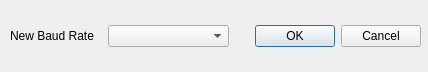
<?xml version="1.0" encoding="UTF-8"?>
<ui version="4.0">
 <class>baudrateDialog</class>
 <widget class="QDialog" name="baudrateDialog">
  <property name="geometry">
   <rect>
    <x>0</x>
    <y>0</y>
    <width>428</width>
    <height>72</height>
   </rect>
  </property>
  <property name="windowTitle">
   <string>Dialog</string>
  </property>
  <widget class="QDialogButtonBox" name="buttonBox">
   <property name="geometry">
    <rect>
     <x>80</x>
     <y>20</y>
     <width>341</width>
     <height>32</height>
    </rect>
   </property>
   <property name="orientation">
    <enum>Qt::Horizontal</enum>
   </property>
   <property name="standardButtons">
    <set>QDialogButtonBox::Cancel|QDialogButtonBox::Ok</set>
   </property>
  </widget>
  <widget class="QComboBox" name="comboBox">
   <property name="geometry">
    <rect>
     <x>108</x>
     <y>25</y>
     <width>121</width>
     <height>22</height>
    </rect>
   </property>
  </widget>
  <widget class="QLabel" name="label">
   <property name="geometry">
    <rect>
     <x>10</x>
     <y>28</y>
     <width>101</width>
     <height>16</height>
    </rect>
   </property>
   <property name="text">
    <string>New Baud Rate</string>
   </property>
  </widget>
 </widget>
 <resources/>
 <connections>
  <connection>
   <sender>buttonBox</sender>
   <signal>accepted()</signal>
   <receiver>baudrateDialog</receiver>
   <slot>accept()</slot>
   <hints>
    <hint type="sourcelabel">
     <x>248</x>
     <y>254</y>
    </hint>
    <hint type="destinationlabel">
     <x>157</x>
     <y>274</y>
    </hint>
   </hints>
  </connection>
  <connection>
   <sender>buttonBox</sender>
   <signal>rejected()</signal>
   <receiver>baudrateDialog</receiver>
   <slot>reject()</slot>
   <hints>
    <hint type="sourcelabel">
     <x>316</x>
     <y>260</y>
    </hint>
    <hint type="destinationlabel">
     <x>286</x>
     <y>274</y>
    </hint>
   </hints>
  </connection>
 </connections>
</ui>
